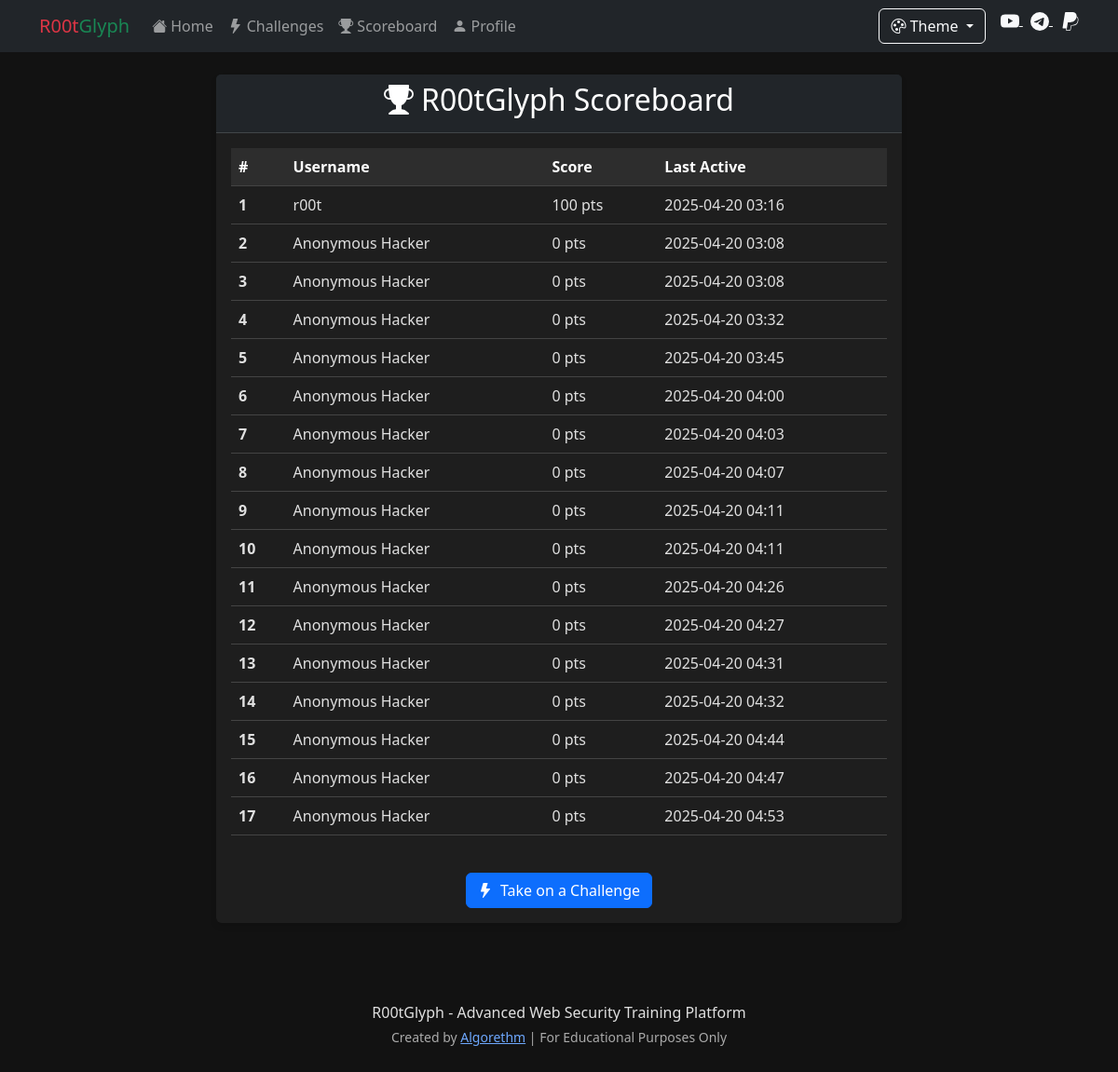
/scoreboard, run on an earlier commit of the app's database.
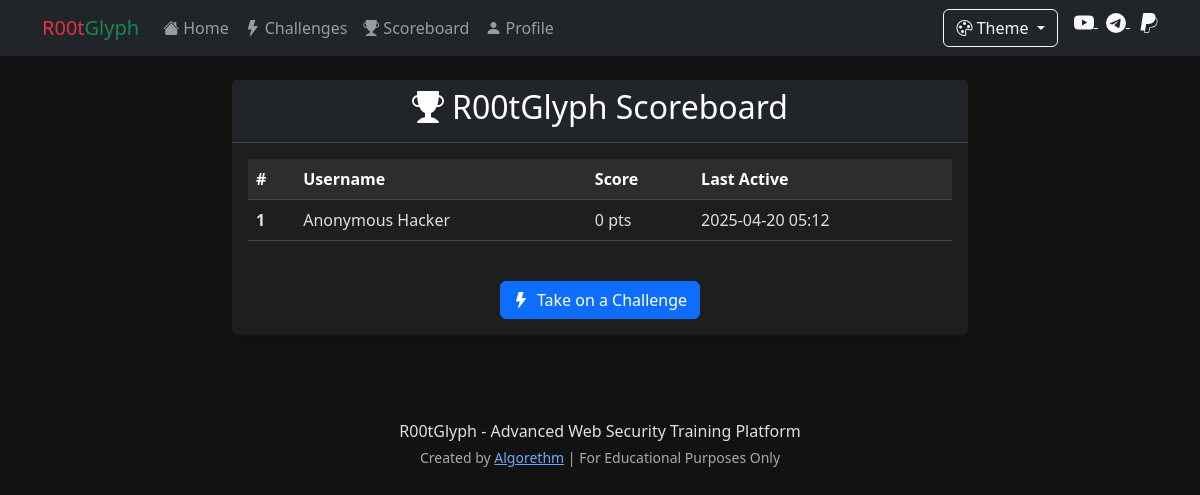
And on a later commit of the database.
### app.py (models this page shows)
class LocalUser(db.Model):
    id = db.Column(db.Integer, primary_key=True)
    username = db.Column(db.String(50), nullable=False, default='Hacker')
    display_name = db.Column(db.String(50), nullable=False, default='Anonymous Hacker')
    machine_id = db.Column(db.String(64), unique=True, nullable=False)
    score = db.Column(db.Integer, default=0)
    completed_challenges = db.Column(db.Text, default='[]')  # JSON string of completed challenge IDs
    created_at = db.Column(db.DateTime, default=datetime.utcnow)
    last_active = db.Column(db.DateTime, default=datetime.utcnow)

### app.py (the view)
@app.route('/scoreboard')
def scoreboard():
    top_users = LocalUser.query.order_by(LocalUser.score.desc()).limit(20).all()
    return render_template('scoreboard.html', users=top_users)

### templates/scoreboard.html (shortened to what this page needs)
{% extends 'base.html' %}
{% block content %}
<div class="row">
    <div class="col-md-8 offset-md-2">
        <div class="card">
            <div class="card-header bg-dark text-white">
                <h2 class="text-center"><i class="bi bi-trophy-fill me-2"></i>R00tGlyph Scoreboard</h2>
            </div>
            <div class="card-body">
                {% if users %}
                <div class="table-responsive">
                    <table class="table table-hover">
                        <thead class="table-dark">
                            <tr>
                                <th scope="col">#</th>
                                <th scope="col">Username</th>
                                <th scope="col">Score</th>
                                <th scope="col">Last Active</th>
                            </tr>
                        </thead>
                        <tbody>
                            {% for user in users %}
                            <tr {% if session.get('machine_id') == user.machine_id %}class="table-success"{% endif %}>
                                <th scope="row">{{ loop.index }}</th>
                                <td>{{ user.display_name }}</td>
                                <td>{{ user.score }} pts</td>
                                <td>{{ user.last_active.strftime('%Y-%m-%d %H:%M') }}</td>
                            </tr>
                            {% endfor %}
                        </tbody>
                    </table>
                </div>
                {% else %}
                <div class="alert alert-info">
                    <i class="bi bi-info-circle-fill me-2"></i>
                    No scores yet! Be the first to complete a challenge and earn points.
                </div>
                {% endif %}
                <div class="text-center mt-4">
                    <a href="{{ url_for('vulnerabilities') }}" class="btn btn-primary">
                        <i class="bi bi-lightning-fill me-2"></i>Take on a Challenge
                    </a>
                </div>
            </div>
        </div>
    </div>
</div>
{% endblock %}

What changed in the data, as far as the page shows it:
removed LocalUser: display_name "r00t", score "100", last_active "2025-04-20 03:16"
removed LocalUser: display_name "Anonymous Hacker", score "0", last_active "2025-04-20 03:08"
removed LocalUser: display_name "Anonymous Hacker", score "0", last_active "2025-04-20 03:32"
removed LocalUser: display_name "Anonymous Hacker", score "0", last_active "2025-04-20 03:45"
removed LocalUser: display_name "Anonymous Hacker", score "0", last_active "2025-04-20 04:00"
removed LocalUser: display_name "Anonymous Hacker", score "0", last_active "2025-04-20 04:03"
removed LocalUser: display_name "Anonymous Hacker", score "0", last_active "2025-04-20 04:07"
removed LocalUser: display_name "Anonymous Hacker", score "0", last_active "2025-04-20 04:11"
removed LocalUser: display_name "Anonymous Hacker", score "0", last_active "2025-04-20 04:11"
removed LocalUser: display_name "Anonymous Hacker", score "0", last_active "2025-04-20 04:26"
removed LocalUser: display_name "Anonymous Hacker", score "0", last_active "2025-04-20 04:27"
removed LocalUser: display_name "Anonymous Hacker", score "0", last_active "2025-04-20 04:31"
removed LocalUser: display_name "Anonymous Hacker", score "0", last_active "2025-04-20 04:32"
removed LocalUser: display_name "Anonymous Hacker", score "0", last_active "2025-04-20 04:44"
removed LocalUser: display_name "Anonymous Hacker", score "0", last_active "2025-04-20 04:47"
removed LocalUser: display_name "Anonymous Hacker", score "0", last_active "2025-04-20 04:53"
changed LocalUser "Anonymous Hacker": last_active "2025-04-20 03:08" → "2025-04-20 05:12"
